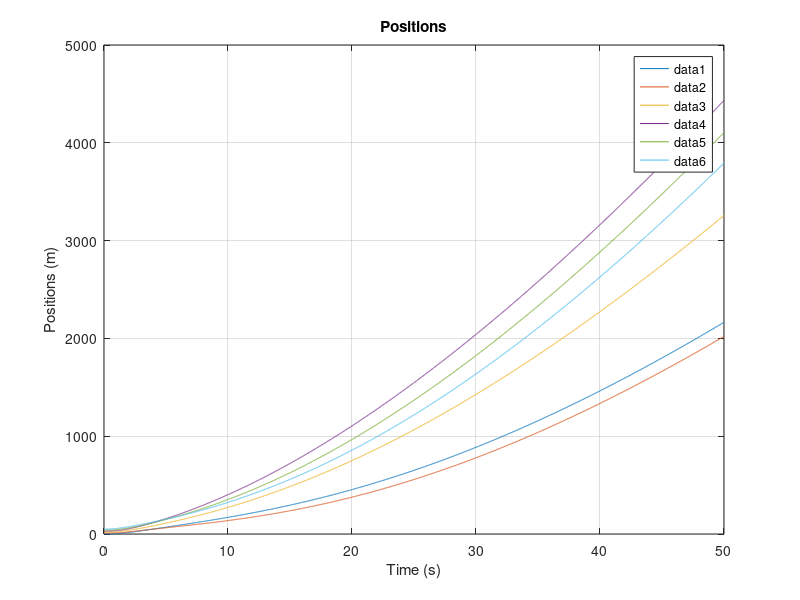
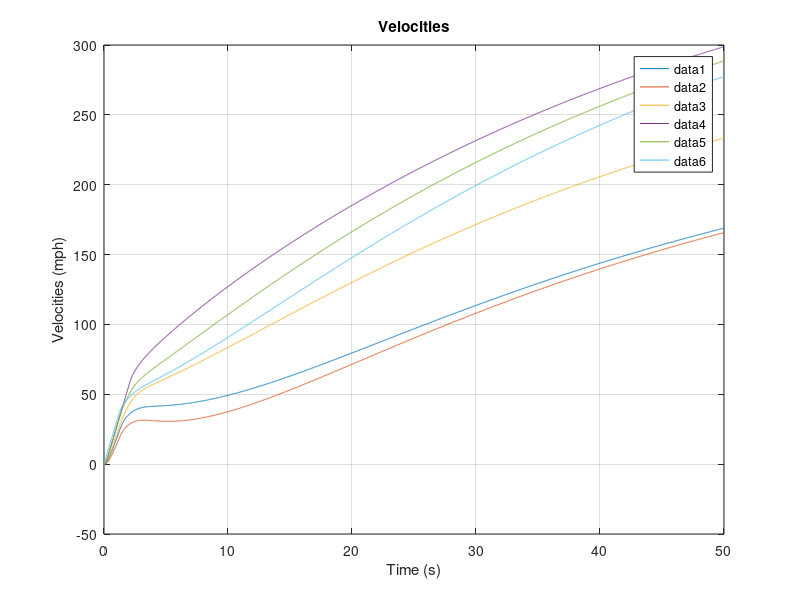
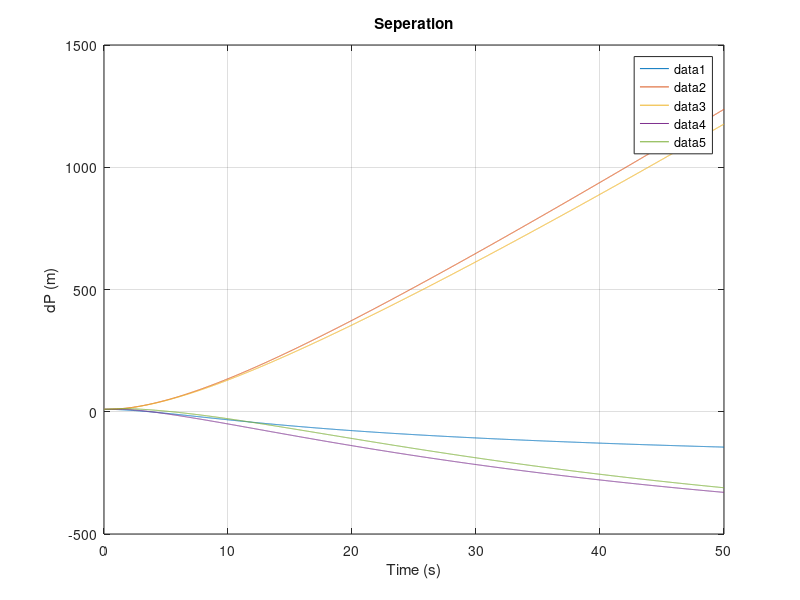
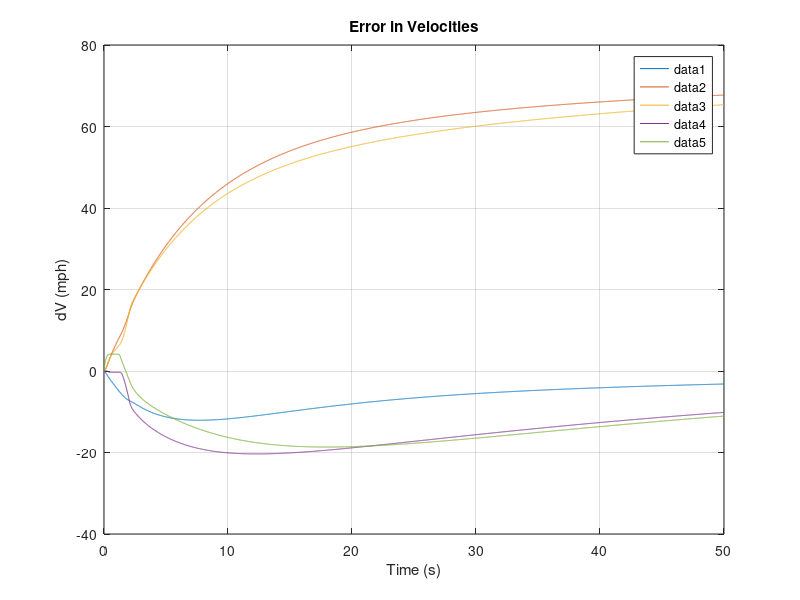

Source code (MATLAB) for these figures, in order:
%% Vehicle Platoon

close all; clc; clear;

%% Functions

kpi = 1;
kdi = 3.3;
d = 10;

N = 6; % Platoon size with Leader

R = or(mod((3:N*5-2),5)==1,mod((3:N*5-2),5)==3)' .* d; % Reference Signal
R(end) = 22.352;

W = @(t) t*0; % Acceleration of the leader.
G = zeros(2*N,1);
G(end) = 1;

A = diag(mod((1:N*2-1),2)==1,1)*1;
B = zeros(2*N,N);
C = zeros(N*5-4,2*N);
for n=2:2:2*N
    B(n,n/2) = 1;
end

Ci = [-1  0  1  0  0  0; ...
       0 -1  0  1  0  0; ...
       0  0 -1  0  1  0; ...
       0  0  0 -1  0  1; ...
       0  0  0 -1  0  0];
   
C1 = [ -1  0  1  0; ...
        0 -1  0  1; ...
        0 -1  0  0];

CN = [ -1  0  1  0; ...
        0 -1  0  1; ...
        0  0  0  1];

C(1:3,1:4) = C1;
C(3,end) = 1;
C(end-2:end,end-3:end) = CN;

K = zeros(N,length(R));
Ki = [kpi kdi -kpi -kdi -kdi];
K1 = [-kpi -kdi -kdi];
KN = [kpi kdi kdi];

K(1,1:3) = K1;
K(end,end-2:end) = KN;

for n=0:N-3
    C(((n)*5+4):((n)*5+8),((n)*2 + 1):((n)*2 + 6)) = Ci;
    C(((n)*5+8),end) = 1;
    K(n+2,n*5+4:n*5+8) = Ki;
end

% simulate instability
K_a = K;
% %kps
% K_a(4,14) = -3;
% K_a(4,16) = 3;
%kds
K_a(3,10) = -1.5;
K_a(3,12) = -K_a(3,10);
% K_a(4,14) = 1.2;
% K_a(4,16) = -K_a(4,14);

% attacker modifying C
% C(7,:) = -0.7*C(7,:);
% C(15,:) = -0.7*C(15,:);

% B(end,end) = 0;

A_tilda = A-B*K*C;
%A_tilda = A-B*K_a*C;
% U_tilda = B*K*R+G*W(1);

U_tilda = B*K*R;
%U_tilda = B*K_a*R;

% Eigen_A_tilda = eig(A_tilda);

%% simulation

X0  = [0 0 10 0 20 0 30 0 40 0 50 0]';
% X0  = zeros(N*2,1);
% X0(end) = 22.352; % 50 mph in m/s


% Xdot = @(t,X) (A_tilda * X + U_tilda);

% [t,X] = ode45(@(t,X) Xdot(t,X,A_tilda,U_tilda),[0 20],X0);

%% Simulation Euler-Cauchy
tf = 50;
dt = 0.01;

clear X t
t=0:dt:tf;

maxA = 13.4112; % 30 mph/s in m/s^2
minA = -13.4112; % -30 mph/s m/s^2

X(1,:) = X0';

for n=2:length(t)
    E(n-1,:) = (R - C*X(n-1,:)')';
    
    U(n-1,:) = (K*E(n-1,:)');
    U(n-1,2) = U(n-1,2) - kdi*10*t(n);
    U(n-1,4) = U(n-1,4) + kdi*10*t(n);
%     U(n-1,2) = U(n-1,2) - kdi*10*cos(-0*pi/2+0.1*t(n));
%     U(n-1,4) = U(n-1,4) + kdi*10*cos(0.1*t(n));
%     U(n-1,:) = (K_a*E(n-1,:)');

    U(maxA<U)=maxA;
    U(minA>U)=minA;   

    Xd = A*X(n-1,:)' + B*U(n-1,:)';
    X(n,:) = X(n-1,:) + dt*Xd';
end



%% Plots
% U = -K*C*X'+K*R;
%U = -K_a*C*X'+K_a*R;

maxA = 13.4112; % 30 mph/s in m/s^2
minA = -13.4112; % -30 mph/s m/s^2

% U(maxA<U)=maxA;
% U(-maxA>U)=maxA;

for n=1:N
figure(1); plot(t,X(:,n*2-1)); hold on;
end
title('Positions');
xlabel('Time (s)');
ylabel('Positions (m)');
legend('show')
grid on



for n=1:N
figure(2); plot(t,X(:,n*2).*2.23694); hold on
end
title('Velocities');
xlabel('Time (s)');
ylabel('Velocities (mph)');
legend('show')
grid on



for n=1:N-1
figure(3); plot(t,X(:,(n+1)*2-1)-X(:,(n)*2-1)); hold on;
end
title('Seperation');
xlabel('Time (s)');
ylabel('dP (m)');
legend('show')
grid on



for n=1:N-1
figure(4); plot(t,X(:,(n+1)*2).*2.23694-X(:,n*2).*2.23694); hold on
end
title('Error in Velocities');
xlabel('Time (s)');
ylabel('dV (mph)');
legend('show')
grid on


for n=1:N-1
figure(5); plot(t(2:end),U(:,n)./9.806); hold on
end
title('Accelerations');
xlabel('Time (s)');
ylabel('Accelerations (g)');
legend('show')
grid on


%% Energy Calculation

cn = 5;

% pos = X(2:end,-1+2*cn);
dpr = X(2:end,-1+2*cn) - X(2:end,-1+2*(cn-1)) - d;
dpf = X(2:end,-1+2*(cn+1)) - X(2:end,-1+2*cn) - d;
dvr = X(2:end,2*cn) - X(2:end,2*(cn-1));
dvf = X(2:end,2*(cn+1)) - X(2:end,2*cn);
vel = X(2:end,2*cn);
acc = U(:,cn);

Wnsquare = kpi;

en     = kpi.*0.5.*dpr.^2 + kpi.*0.5.*dpf.^2  + 0.5.*vel.^2;
% en_dot = (kpi.*dpf - kdi).*dvf + vel.*acc + (kpi.*dpr - kdi).*dvr ;
en_dot =  (en(2:end)-en(1:end-1))./dt;

% for n=1:N-1
figure(6); plot(t(2:end),en); hold on
% end
title('Energy');
xlabel('Time (s)');
ylabel('Energy (J/kg)');
legend('show')
grid on

% for n=1:N-1
figure(7); plot(t(3:end),en_dot); hold on
% end
title('Energy Rate');
xlabel('Time (s)');
ylabel('Energy rate(J/kg/s)');
legend('show')
grid on
